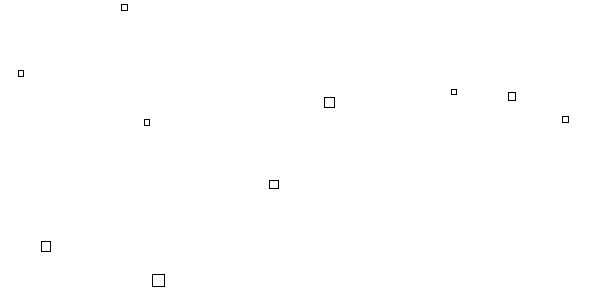
Frame 1 (no input)
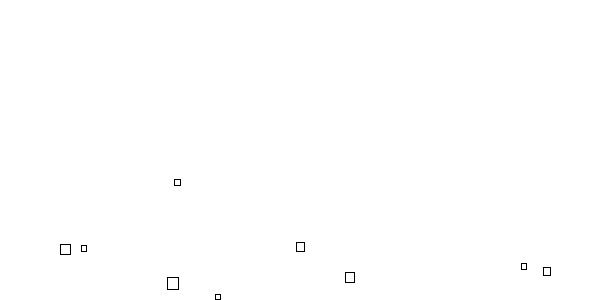
Frame 60 (the mouse pressed at the canvas centre just before this capture)
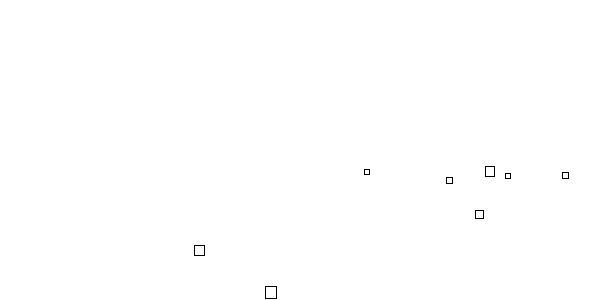
Frame 120 (the mouse held since frame 60 and released just before this capture)

The Processing sketch that drew these frames (run headless with seeded random() and noise(); from frame 60 on, the mouse is pressed at the canvas centre):

// Processing sketch: exercise2_3
// ── exercise2_3.pde
class Mover {
  final float MASS_UNIT = 1; //unit for measurement
  PVector size,
  location,
  velocity,
  acceleration;
  //ArrayList<PVector> forces; @todo
  color strokeColor;
  float maxAcceleration,
  limitVelocity,
  mass,
  density;
  
  Mover(PVector size, PVector location, PVector velocity, PVector acceleration, color strokeColor, float maxAcceleration, float limitVelocity) {
    this.size = size;
    this.location = location;
    this.velocity = velocity;
    this.acceleration = acceleration;
    this.strokeColor = strokeColor;
    this.maxAcceleration = maxAcceleration;
    this.limitVelocity = limitVelocity;
    this.mass = this.MASS_UNIT * this.size.x * this.size.y; //for simplicity
  }
  
  Mover() {
    this.size = new PVector(0, 0);
    this.location = new PVector(0, 0);
    this.velocity = new PVector(0, 0);
    this.acceleration = new PVector(0, 0);
    this.strokeColor = color(0, 0, 0, 1);
    this.maxAcceleration = 0;
    this.limitVelocity = 0;
    this.mass = 0;
    this.density = 0; //todo
  }
  
  void applyForce(PVector force) {
    PVector forceCopy = force.get();
    forceCopy.div(this.mass); //f = ma, so a = f / m
    println(forceCopy.x + "\t" + forceCopy.y);
    this.acceleration.add(forceCopy);
  }
  
  void limit() {
    if(Math.abs(this.velocity.x) > limitVelocity)
      this.velocity.x = (this.velocity.x / Math.abs(this.velocity.x)) * limitVelocity;
    if(Math.abs(this.velocity.y) > limitVelocity)
      this.velocity.y = (this.velocity.y / Math.abs(this.velocity.y)) * limitVelocity;
  }
  
  void checkBounds(float x1, float y1, float x2, float y2) {    
    if(this.location.x < x1) {
      this.location.x = x1;
      this.velocity.x *= -1;
    }else if(this.location.x + this.size.x > x2) {
      this.location.x = x2 - this.size.x;
      this.velocity.x *= -1;
    }
    if(this.location.y < y1) {
      this.location.y = y1;
      this.velocity.y *= -1;
    }else if(this.location.y + this.size.y > y2) {
      this.location.y = y2 - this.size.y;
      this.velocity.y *= -1;
    }
  }
  
  void checkBounds(PVector lower, PVector upper) {
    this.checkBounds(lower.x, lower.y, upper.x, upper.y);
  }
  
  void stepVelocity() {
    this.velocity.add(this.acceleration);
  }
  
  void stepPosition() {
    this.location.add(this.velocity);
  }
  
  void stepAll() {
    this.stepVelocity();
    this.limit();
    this.stepPosition();
  }
  
  void sketch() {
    noFill();
    stroke(this.strokeColor);
    this.stepAll();
    rect(this.location.x, this.location.y, this.size.x, this.size.y);
  }
  
  void applyForceBoundRight(float x1, float y1, float x2, float y2, float forceMag) {
    float distance;
    if(this.location.x < x1) {
      this.location.x = x1;
      this.velocity.x = 0;
      this.acceleration.x = 0; //hacky, might come back later to make better
    }else if(this.location.x + this.size.x > x2) {
      distance = x2 - this.location.x;
      this.applyForce(new PVector(forceMag * distance, 0));
    }
    if(this.location.y < y1) {
      this.location.y = y1;
      this.velocity.y *= -1;
    }else if(this.location.y + this.size.y > y2) {
      this.location.y = y2 - this.size.y;
      this.velocity.y *= -1;
    }
    /*
    if(this.location.y < y1) {
      distance = y1 - this.location.x;
      this.applyForce(new PVector(forceMag / distance, 0));
    }else if(this.location.y + this.size.y > y2) {
      distance = y2 - this.location.x;
      this.applyForce(new PVector(forceMag / distance, 0));
    }
    */
  }
}

ArrayList<Mover> mover;
PVector wind;
int numberMover = 10;

void setup() {
  size(600, 300);
  
  wind = new PVector(.05, 0);
  
  mover = new ArrayList<Mover>();
  for(int index = 0; index < numberMover; index++) { //color strokeColor, float maxAcceleration, float limitVelocity
    Mover m = new Mover();
    
    float size = random(10) + 5;
    m.size.set(size, size);
    
    m.location.set(random(width - m.size.x), random(height - m.size.y));
    m.velocity.set(0, 0);
    m.acceleration.set(0, .098);
    
    m.strokeColor = color(0);
    
    m.maxAcceleration = .025;
    m.limitVelocity = 5;
    
    m.mass = m.MASS_UNIT * (m.size.x * m.size.y);
    
    mover.add(m);
  }
}

void draw() {
  background(255);
  for(int index = 0; index < mover.size(); index++) {
    mover.get(index).applyForce(wind);
    mover.get(index).sketch();
    mover.get(index).applyForceBoundRight(0, 0, 600, 300, .01);
  }
}
